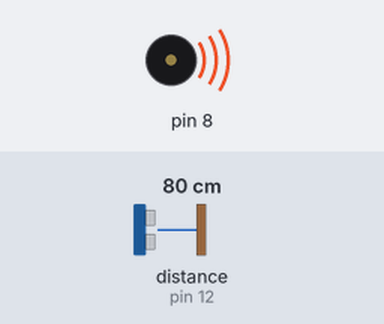
Bench run of a sketch on a simulated Arduino Uno, built with avr-gcc and run on an emulated ATmega328P. On the bench: buzzer (waves = sounding). The test bench sets the inputs (shaded band); at power-on: distance to the obstacle (sensor on pin 12) 80 cm. The echo pulse lasts 58.3 µs per cm; what the sketch prints to the serial monitor is not drawn.

Above: at 1.2 s.
1.3 s: distance to the obstacle (sensor on pin 12) set to 250 cm
4.3 s: distance to the obstacle (sensor on pin 12) set to 2 cm
Timing chart, 0 to 13.3 s (numbered marks = the images above; inputs shaded):
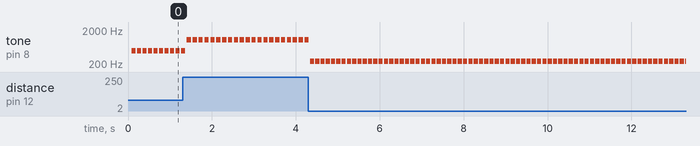

The sketch:

Instrument.ino
```cpp
#include <SR04.h>

//www.elegoo.com
//2016.12.08
#include "SR04.h"
#define TRIG_PIN 12
#define ECHO_PIN 11
SR04 sr04 = SR04(ECHO_PIN,TRIG_PIN);
long a;
int val;

void setup() {
   Serial.begin(9600);
   delay(60);
}

void loop() {
   a=sr04.Distance();
   Serial.print(a);
   Serial.println("cm");
   val = map(a, 4, 100, 250, 550); //value to map, from, to, max, min
   tone(8, val, 100);
   delay(100);
}
```

Measured:
- by itself, tone on pin 8: alternates 244 Hz for 0.10 s and silent for 0.03 s
